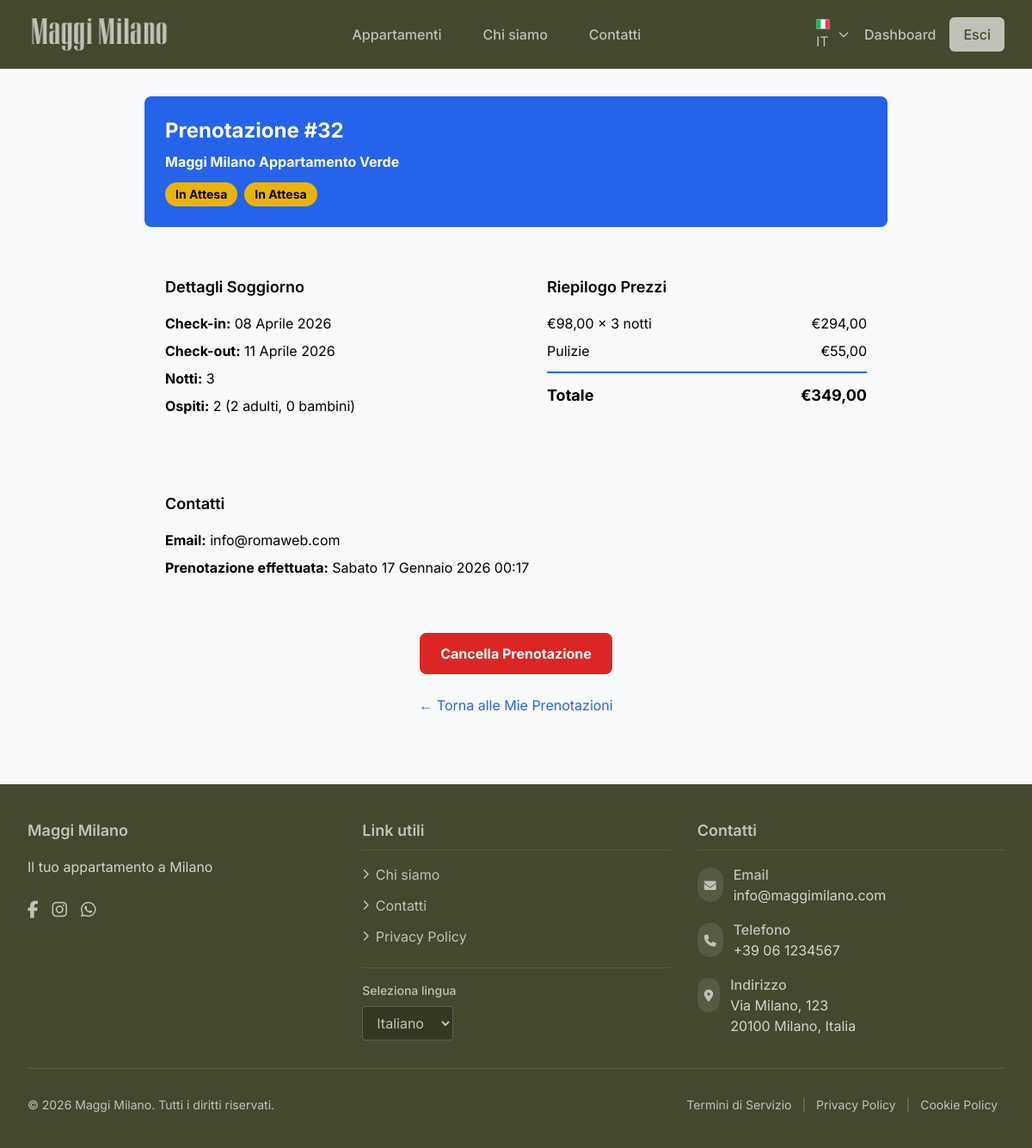
Screenshot of /prenotazioni/booking/32/ (signed in) with the database file from the repository.
### bookings/models.py (models this page shows, shortened)
class Booking(models.Model):
    STATUS_CHOICES = [
        ('pending', 'In Attesa'),
        ('confirmed', 'Confermata'),
        ('cancelled', 'Cancellata'),
        ('completed', 'Completata'),
        ('no_show', 'No Show'),
    ]
    PAYMENT_STATUS_CHOICES = [
        ('pending', 'In Attesa'),
        ('partial', 'Parziale'),
        ('paid', 'Pagato'),
        ('refunded', 'Rimborsato'),
    ]
    listing = models.ForeignKey(
        Listing,
        on_delete=models.CASCADE,
        related_name='bookings'
    )
    guest = models.ForeignKey(
        User,
        on_delete=models.CASCADE,
        related_name='bookings'
    )
    check_in_date = models.DateField()
    check_out_date = models.DateField()
    created_at = models.DateTimeField(auto_now_add=True)
    updated_at = models.DateTimeField(auto_now=True)
    num_guests = models.PositiveIntegerField()
    num_adults = models.PositiveIntegerField(default=1)
    num_children = models.PositiveIntegerField(default=0)
    base_price_per_night = models.DecimalField(max_digits=15, decimal_places=2, default=0)
    total_nights = models.PositiveIntegerField(default=1)
    subtotal = models.DecimalField(max_digits=15, decimal_places=2, default=0)
    cleaning_fee = models.DecimalField(max_digits=15, decimal_places=2, default=0)
    extra_guest_fee = models.DecimalField(max_digits=15, decimal_places=2, default=0)
    total_amount = models.DecimalField(max_digits=15, decimal_places=2, default=0)
    status = models.CharField(
        max_length=20,
        choices=STATUS_CHOICES,
        default='pending'
    )
    payment_status = models.CharField(
        max_length=20,
        choices=PAYMENT_STATUS_CHOICES,
        default='pending'
    )
    special_requests = models.TextField(blank=True)
    guest_phone = models.CharField(max_length=20, blank=True)
    guest_email = models.EmailField(blank=True)
    change_requested = models.BooleanField(default=False)
    change_request_note = models.TextField(blank=True)
    change_request_created_at = models.DateTimeField(null=True, blank=True)
    check_in_code = models.CharField(max_length=10, blank=True)
    wifi_password = models.CharField(max_length=50, blank=True)
    host_notes = models.TextField(blank=True)
    multi_booking = models.ForeignKey(
        'MultiBooking',
        on_delete=models.SET_NULL,
        null=True,
        blank=True,
        related_name='individual_bookings'
    )
    class Meta:
        ordering = ['-created_at']
        verbose_name = 'Prenotazione'
        verbose_name_plural = 'Prenotazioni'

### listings/models.py (models this page shows, shortened)
class Listing(models.Model):
    STATUS_CHOICES = [
        ('draft', 'Bozza'),
        ('active', 'Attivo'),
        ('inactive', 'Non attivo'),
    ]
    title = models.CharField(max_length=200, verbose_name='Titolo')
    slug = models.SlugField(unique=True, blank=True)
    description = models.TextField(verbose_name='Descrizione')
    status = models.CharField(
        max_length=20,
        choices=STATUS_CHOICES,
        default='draft',
        verbose_name='Stato'
    )
    amenities = models.ManyToManyField('amenities.Amenity', blank=True, verbose_name='Servizi')
    max_guests = models.IntegerField( verbose_name=_("Numero massimo ospiti"))
    bedrooms = models.PositiveIntegerField(
        verbose_name=_("Camere da letto"),
        default=1
    )
    bathrooms = models.DecimalField(
        max_digits=2,
        decimal_places=1,
        verbose_name='Numero bagni'
    )
    address = models.CharField(max_length=255, verbose_name='Indirizzo')
    city = models.CharField(max_length=100, verbose_name='Città')
    zone = models.CharField(max_length=100, verbose_name='Zona')  # es. Trastevere, Centro Storico
    base_price = models.DecimalField(
        max_digits=10,
        decimal_places=2,
        verbose_name=_("Prezzo base per")
    )
    cleaning_fee = models.DecimalField(
        max_digits=10,
        decimal_places=2,
        default=0,
        verbose_name='Costo pulizie'
    )
    total_square_meters = models.DecimalField(
        max_digits=6,
        decimal_places=2,
        verbose_name='Metri Quadri Totali',
        null=True,  # Permette valori null
        blank=True  # Permette valori vuoti nel form
    )
    outdoor_square_meters = models.DecimalField(
        max_digits=6,
        decimal_places=2,
        null=True,
        blank=True,
        verbose_name='Metri Quadri Esterni'
    )
    total_beds = models.PositiveIntegerField(
        default=0,
        verbose_name='Totale letti'
    )
    total_sleeps = models.PositiveIntegerField(
        default=0,
        verbose_name='Totale posti letto'
    )
    included_guests = models.PositiveIntegerField(
        help_text="Numero di ospiti inclusi nel prezzo base",
         default=1,
    )
    extra_guest_fee = models.DecimalField(
        max_digits=10,
        decimal_places=2,
         default=0,
        help_text="Costo per ogni ospite extra per notte"
    )
    min_booking_advance = models.PositiveIntegerField(
        help_text="Giorni minimi di anticipo per prenotare",
         default=0,
    )
    max_booking_advance = models.PositiveIntegerField(
        help_text="Giorni massimi di anticipo per prenotare",
         default=365,
    )
    gap_between_bookings = models.PositiveIntegerField(
        default=0,
        help_text="Giorni minimi richiesti tra due prenotazioni"
    )
    min_stay_nights = models.PositiveIntegerField(
        default=1,
        help_text="Soggiorno minimo in notti (può essere sovrascritto da PriceRule per periodi specifici)"
    )
    checkin_from = models.TimeField(default=datetime.time(15, 0), verbose_name="Check-in dalle")
    checkin_to = models.TimeField(default=datetime.time(20, 0), verbose_name="Check-in fino alle")
    checkout_time = models.TimeField(default=datetime.time(10, 0), verbose_name="Check-out entro le")
    allow_parties = models.BooleanField(default=False, verbose_name="Feste consentite")
    allow_photos = models.BooleanField(default=True, verbose_name="Foto/Video consentiti")
    allow_smoking = models.BooleanField(default=False, verbose_name="Consentito fumare")
    checkin_notes = models.TextField(blank=True, verbose_name="Note check-in")
    checkout_notes = models.TextField(blank=True, verbose_name="Note check-out")
    parties_notes = models.TextField(blank=True, verbose_name="Note feste")
    photos_notes = models.TextField(blank=True, verbose_name="Note foto/video")
    smoking_notes = models.TextField(blank=True, verbose_name="Note fumo")
    airbnb_listing_url = models.URLField(
        blank=True,
        null=True,
        help_text='URL della pagina Airbnb per sincronizzazione automatica recensioni (es: https://www.airbnb.it/rooms/12345678)',
        verbose_name='URL Listing Airbnb'
    )
    airbnb_reviews_last_synced = models.DateTimeField(
        blank=True,
        null=True,
        help_text="Data e ora dell'ultima sincronizzazione recensioni Airbnb",
        verbose_name='Ultima Sincronizzazione Recensioni'
    )
    airbnb_cleanliness_avg = models.DecimalField(
        max_digits=3,
        decimal_places=2,
        null=True,
        blank=True,
        verbose_name='Media Pulizia (Airbnb)',
        help_text='Media aggregata da Airbnb per la categoria Pulizia'
    )
    airbnb_accuracy_avg = models.DecimalField(
        max_digits=3,
        decimal_places=2,
        null=True,
        blank=True,
        verbose_name='Media Precisione (Airbnb)',
        help_text='Media aggregata da Airbnb per la categoria Precisione'
    )
    airbnb_checkin_avg = models.DecimalField(
        max_digits=3,
        decimal_places=2,
        null=True,
        blank=True,
        verbose_name='Media Check-in (Airbnb)',
        help_text='Media aggregata da Airbnb per la categoria Check-in'
    )
    airbnb_communication_avg = models.DecimalField(
        max_digits=3,
        decimal_places=2,
        null=True,
        blank=True,
        verbose_name='Media Comunicazione (Airbnb)',
        help_text='Media aggregata da Airbnb per la categoria Comunicazione'
    )
    airbnb_location_avg = models.DecimalField(
        max_digits=3,
        decimal_places=2,
        null=True,
        blank=True,
        verbose_name='Media Posizione (Airbnb)',
        help_text='Media aggregata da Airbnb per la categoria Posizione'
    )
    airbnb_value_avg = models.DecimalField(
        max_digits=3,
        decimal_places=2,
        null=True,
        blank=True,
        verbose_name='Media Rapporto Qualità-Prezzo (Airbnb)',
        help_text='Media aggregata da Airbnb per la categoria Rapporto Qualità-Prezzo'
    )
    created_at = models.DateTimeField(auto_now_add=True)
    updated_at = models.DateTimeField(auto_now=True)
    class Meta:
        verbose_name = 'Annuncio'
        verbose_name_plural = 'Annunci'

### bookings/views.py (the view)
# urls.py: path('booking/<int:booking_id>/', views.booking_detail, name='booking_detail'),
@login_required
def booking_detail(request, booking_id):
    booking = get_object_or_404(
        Booking,
        id=booking_id,
        guest=request.user
    )
    payments = booking.payments.all()
    context = {
        'booking': booking,
        'payments': payments,
        'can_cancel': booking.status in ['pending', 'confirmed'] and
                     booking.check_in_date > timezone.now().date() + timedelta(days=1)
    }
    return render(request, 'bookings/booking_detail.html', context)

### templates/bookings/booking_detail.html (shortened to what this page needs)
{% extends "base.html" %}
{% load i18n %}
{% block content %}
<div class="max-w-4xl mx-auto px-4 py-8">
    <div class="bg-blue-600 text-white p-6 rounded-lg mb-8">
        <h1 class="text-2xl font-bold">{% trans "Prenotazione" %} #{{ booking.id }}</h1>
        <p class="mt-2"><strong>{{ booking.listing.title }}</strong></p>
        <div class="mt-3 flex flex-wrap gap-2">
            <span class="px-3 py-1 rounded-full text-sm font-bold
                {% if booking.status == 'confirmed' %}bg-green-500
                {% elif booking.status == 'pending' %}bg-yellow-500 text-black
                {% elif booking.status == 'cancelled' %}bg-red-500
                {% else %}bg-gray-500{% endif %}">
                {{ booking.get_status_display }}
            </span>
            <span class="px-3 py-1 rounded-full text-sm font-bold
                {% if booking.payment_status == 'paid' %}bg-green-500
                {% elif booking.payment_status == 'pending' %}bg-yellow-500 text-black
                {% else %}bg-gray-500{% endif %}">
                {{ booking.get_payment_status_display }}
            </span>
        </div>
    </div>
    <div class="grid md:grid-cols-2 gap-6 mb-8">
        <div class="bg-gray-50 p-6 rounded-lg">
            <h3 class="text-lg font-semibold mb-4">{% trans "Dettagli Soggiorno" %}</h3>
            <p class="mb-2"><strong>{% trans "Check-in:" %}</strong> {{ booking.check_in_date }}</p>
            <p class="mb-2"><strong>{% trans "Check-out:" %}</strong> {{ booking.check_out_date }}</p>
            <p class="mb-2"><strong>{% trans "Notti:" %}</strong> {{ booking.total_nights }}</p>
            <p class="mb-2"><strong>{% trans "Ospiti:" %}</strong> {{ booking.num_guests }} ({{ booking.num_adults }} {% trans "adulti" %}, {{ booking.num_children }} {% trans "bambini" %})</p>
        </div>
        <div class="bg-gray-50 p-6 rounded-lg">
            <h3 class="text-lg font-semibold mb-4">{% trans "Riepilogo Prezzi" %}</h3>
            <div class="flex justify-between mb-2">
                <span>€{{ booking.base_price_per_night }} x {{ booking.total_nights }} {% trans "notti" %}</span>
                <span>€{{ booking.subtotal }}</span>
            </div>
            {% if booking.cleaning_fee > 0 %}
            <div class="flex justify-between mb-2">
                <span>{% trans "Pulizie" %}</span>
                <span>€{{ booking.cleaning_fee }}</span>
            </div>
            {% endif %}
            <div class="flex justify-between font-bold text-lg border-t-2 border-blue-600 pt-3 mt-3">
                <span>{% trans "Totale" %}</span>
                <span>€{{ booking.total_amount }}</span>
            </div>
        </div>
    </div>
    <div class="bg-gray-50 p-6 rounded-lg mb-8">
        <h3 class="text-lg font-semibold mb-4">{% trans "Contatti" %}</h3>
        <p class="mb-2"><strong>{% trans "Email:" %}</strong> {{ booking.guest_email|default:booking.guest.email }}</p>
        <p class="mb-2"><strong>{% trans "Prenotazione effettuata:" %}</strong> {{ booking.created_at }}</p>
    </div>
    {% if can_cancel %}
    <div class="text-center mb-6">
        <a href="{% url 'bookings:cancel_booking' booking.id %}" class="inline-block bg-red-600 hover:bg-red-700 text-white font-bold py-3 px-6 rounded-lg">
            {% trans "Cancella Prenotazione" %}
        </a>
    </div>
    {% endif %}
    <div class="text-center">
        <a href="{% url 'bookings:booking_list' %}" class="text-blue-600 hover:text-blue-800">
            ← {% trans "Torna alle Mie Prenotazioni" %}
        </a>
    </div>
</div>
{% endblock %}

### static/css/header.css (style rules this page uses)
:root { --rhome-bg-color: #45472f; --rhome-text-color: #c1c1b9; --rhome-text-hover: #ffffff; --rhome-accent-color: #d4d4cb; --rhome-dark-color: #363723; }

### templates/base.html (style rules this page uses)
body { font-family: 'Inter', sans-serif; }

### rows the page displays
Booking: id "32", listing "Maggi Milano Appartamento Verde", status "In Attesa", payment_status "In Attesa", check_in_date "08 Aprile 2026", check_out_date "11 Aprile 2026", total_nights "3", num_guests "2", num_adults "2", num_children "0", base_price_per_night "98,00", subtotal "294,00", cleaning_fee "55,00", total_amount "349,00", guest_email "info@romaweb.com", created_at "Sabato 17 Gennaio 2026 00:17"

### other values shown
form field language "Italiano"
